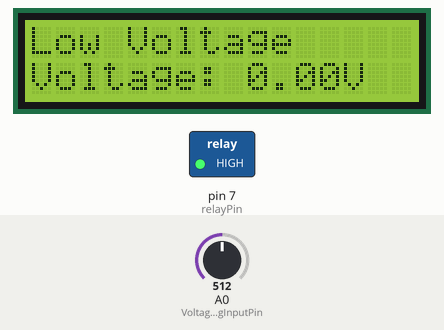
A sketch run on a simulated Arduino Uno, built with avr-gcc and run on an emulated ATmega328P. On the bench: 16×2 character LCD, switched loads named in the sketch (green lamp = pin HIGH). The inputs (shaded band) are chosen by the test bench; at power-on: A0 (VoltageAnalogInputPin) = 512.

Above: at 1.8 s.
1.9 s: A0 (VoltageAnalogInputPin) set to 620
At 4.6 s:
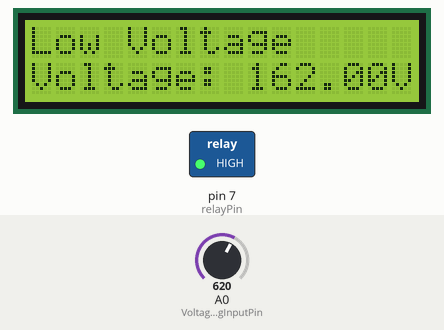
4.9 s: A0 (VoltageAnalogInputPin) set to 645
At 7.0 s:
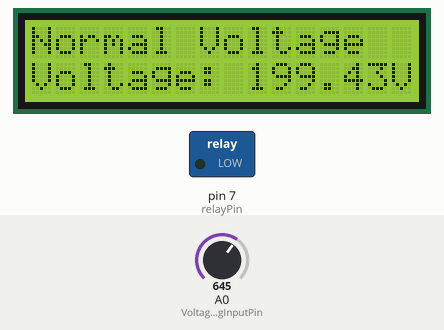
7.9 s: A0 (VoltageAnalogInputPin) set to 689
At 10.3 s:
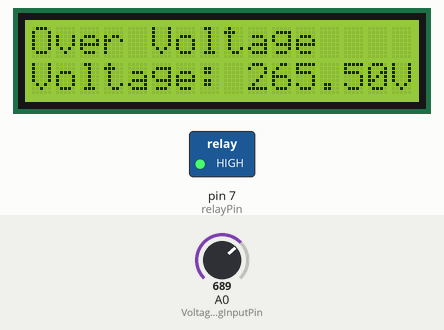
Timing chart, 0 to 11.8 s (numbered marks = the images above; inputs shaded):
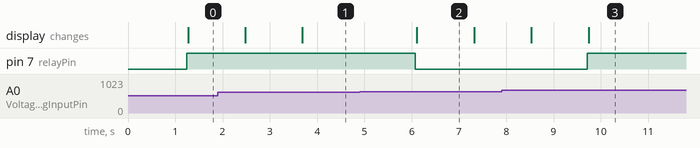

The sketch:

code.ino
```cpp
#include<math.h>
#include <Wire.h>
#include <LiquidCrystal_I2C.h>

LiquidCrystal_I2C lcd(0x27, 16, 2);  // 20x4 LCD

int decimalPrecision = 2;             // decimal places for all values shown in LED Display & Serial Monitor
int VoltageAnalogInputPin = A0;       // Which pin to measure voltage Value (Pin A0 is reserved for button function)
int relayPin = 7;                     // Pin connected to the relay

float voltageSampleRead = 0;
float voltageLastSample = 0;
float voltageSampleSum = 0;
float voltageSampleCount = 0;
float voltageMean;
float RMSVoltageMean;
float adjustRMSVoltageMean;
float FinalRMSVoltage;

float voltageOffset1 = 0.00;          // AC Voltage Offset
float voltageOffset2 = 0.00;

void setup() {
  Serial.begin(9600);
  lcd.begin(16, 2); // initialize the lcd
  lcd.backlight();
  pinMode(relayPin, OUTPUT);
}

void loop() {
  if (micros() >= voltageLastSample + 1000) {
    voltageSampleRead = (analogRead(VoltageAnalogInputPin) - 512) + voltageOffset1;
    voltageSampleSum = voltageSampleSum + sq(voltageSampleRead);
    voltageSampleCount++;
    voltageLastSample = micros();
  }

  if (voltageSampleCount == 1000) {
    voltageMean = voltageSampleSum / voltageSampleCount;
    RMSVoltageMean = (sqrt(voltageMean)) * 1.5;
    adjustRMSVoltageMean = RMSVoltageMean + voltageOffset2;
    FinalRMSVoltage = RMSVoltageMean + voltageOffset2;

    // Voltage condition check
    if (FinalRMSVoltage < 180) {
      // Low voltage
      digitalWrite(relayPin, HIGH);  // Turn on relay
      lcd.clear();
      lcd.setCursor(0, 0);
      lcd.print("Low Voltage");
    } else if (FinalRMSVoltage > 240) {
      // Overvoltage
      digitalWrite(relayPin, HIGH);  // Turn on relay
      lcd.clear();
      lcd.setCursor(0, 0);
      lcd.print("Over Voltage");
    } else {
      // Normal voltage
      digitalWrite(relayPin, LOW);   // Turn off relay
      lcd.clear();
      lcd.setCursor(0, 0);
      lcd.print("Normal Voltage");
    }

    // Display voltage value
    lcd.setCursor(0, 1);
    lcd.print("Voltage: ");
    lcd.print(FinalRMSVoltage, decimalPrecision);
    lcd.print("V");

    // Reset variables
    voltageSampleSum = 0;
    voltageSampleCount = 0;
  }
}
```

Measured:
- the behaviour switches between 631 and 632 on A0 (VoltageAnalogInputPin) (found by bisection; images 1 and 2)
- the behaviour switches between 672 and 673 on A0 (VoltageAnalogInputPin) (found by bisection; images 2 and 3)
- after the input at 1.9 s, the display: first changes after 0.58 s (image 1 shows a later state)
- after the input at 4.9 s, pin 7 (relayPin): HIGH → LOW after 1.2 s; the display: changes after 1.2 s (image 2)
- after the input at 7.9 s, pin 7 (relayPin): LOW → HIGH after 1.8 s; the display: first changes after 0.63 s (image 3 shows a later state)
- what the display in image 2 shows lasts 1.2 s, from 6.1 s to 7.3 s
